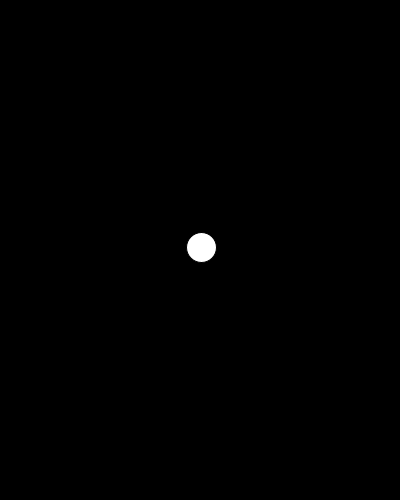
Frame 1 (no input)
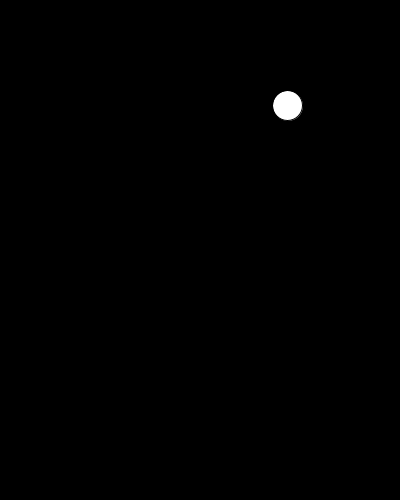
Frame 60 (the mouse pressed at the canvas centre just before this capture)
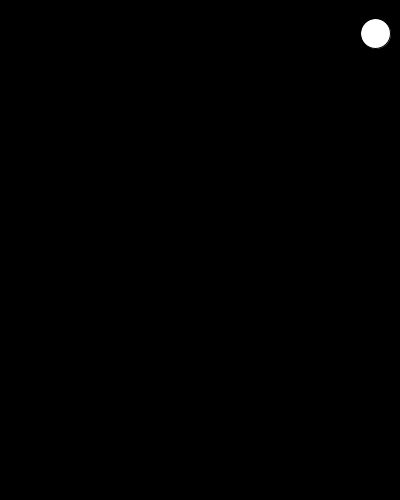
Frame 120 (the mouse held since frame 60 and released just before this capture)

The Processing sketch that drew these frames (run headless with seeded random() and noise(); from frame 60 on, the mouse is pressed at the canvas centre):

// Processing sketch: bouncing_balls_object
// ── bouncing_balls_object.pde
//DataType name = value;
Ball b;

void setup() {
  size(400, 500);
  background(0);
  
  b = new Ball();
  // variable(memorySpace) <== construct an object with the class!
}


void draw() {
  background(0);
  // update
  // check
  // display
  b.move();
  b.bounce(); // if statement!
  b.display();
}










class Ball {
  // variables (properties)
  float x;
  float y;
  float dia;
  float xSpd;
  float ySpd;
  // very very very special function
  // Constructor! (setup of the class)
  Ball() {
    x = width/2;
    y = height/2;
    dia = 30;
    xSpd = random(-5, 5);
    ySpd = random(-5, 5);
  }
  // you can add any functions! (actions or behaviors)
  void display() {
    ellipse(x,y, dia, dia);
  }
  void move() {
    x += xSpd;
    y += ySpd;
  }
  void bounce() {
    if (x < 0 || x > width) {
      xSpd *= -1;
    }
    if (y < 0 || y > height) {
      ySpd *= -1;
    }
  }
}
